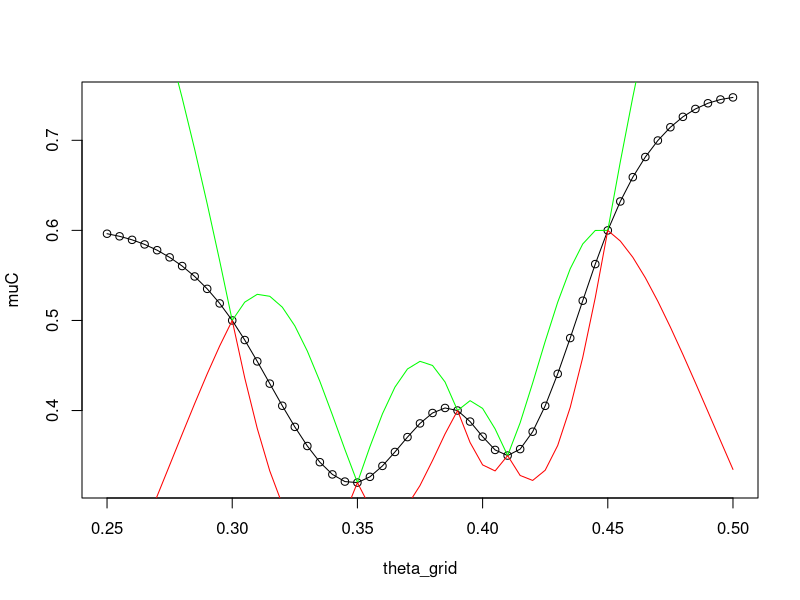
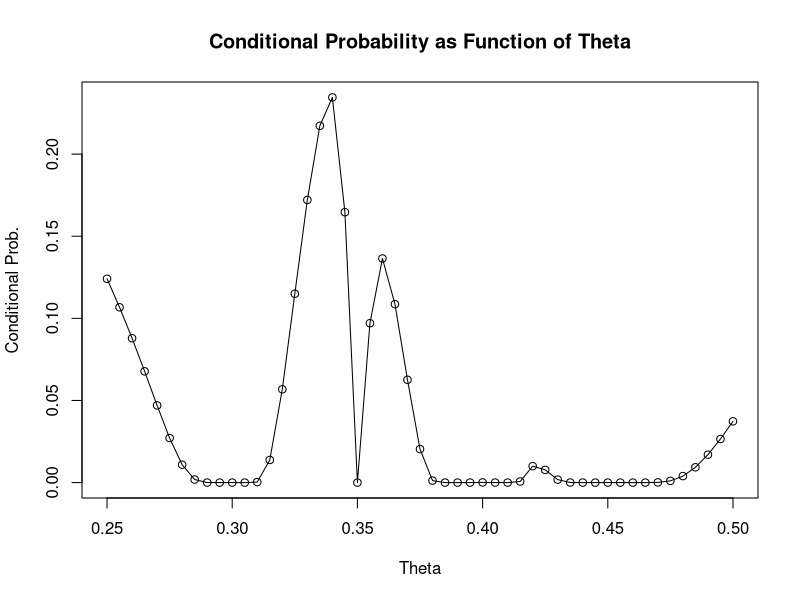
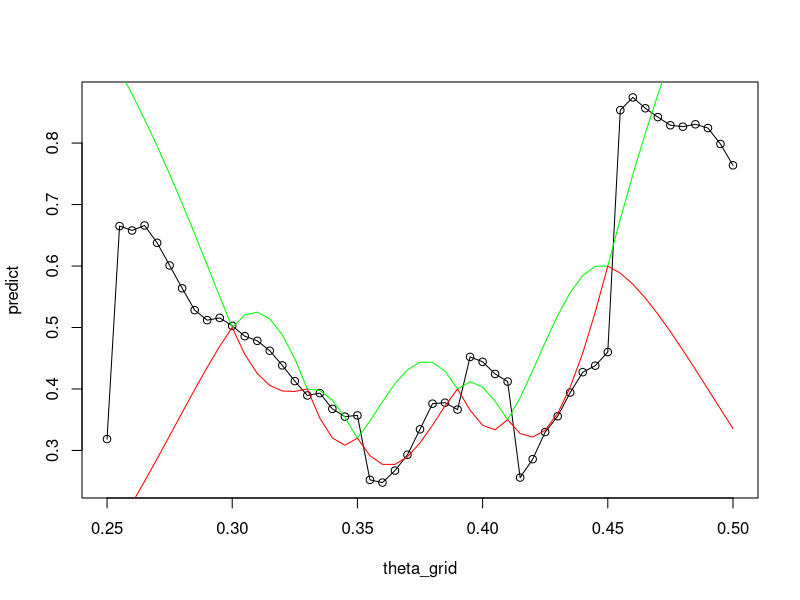
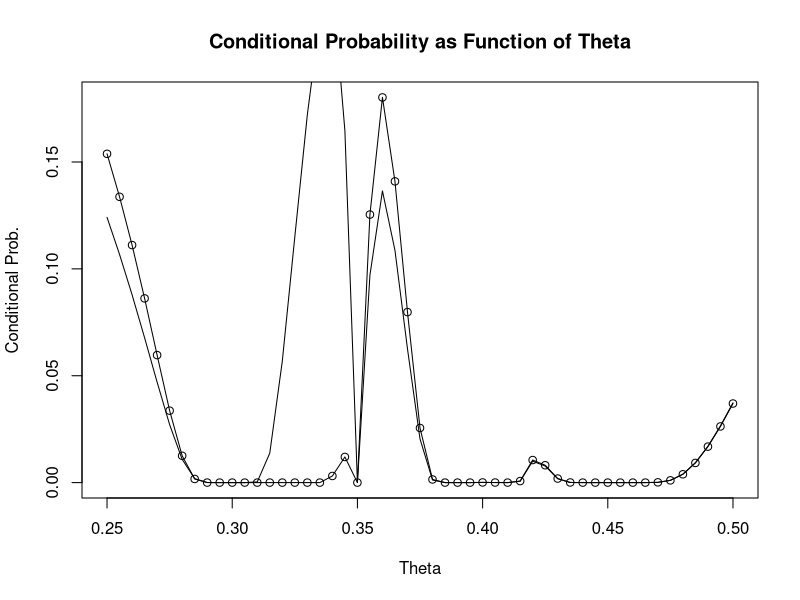

These charts were generated, in order, by the following R code:
#Project 2 Stochastic Modelling
#Promblem 2: Calibrating Climate Models

#2.a
std = 0.5
mu = 0.5
cov_function <- function(theta1, theta2){
  val = (1+15*abs(theta1 - theta2))*exp(-15*abs(theta1 -theta2)) * std^2
  return (val)
}

theta_grid = seq(from = 0.25, to = 0.50, by = 0.0049999)

#Known values
sample_points =  c(0.30,0.35,0.39,0.41,0.45)
sample_values = c(0.5, 0.32, 0.40, 0.35, 0.60)


#Function for creating covariance matrix
get_cov <-  function(vecA,vecB) {
  nA <- length(vecA)
  nB <- length(vecB)
  result <- matrix(nrow = nA, ncol = nB)
  for (i in 1:nA) {
    for (j in 1:nB) {
      result[i,j] = cov_function(vecA[i],vecB[j])
    }
  }
  return (result)
}

Sigma_AB <-  get_cov(theta_grid, sample_points)
Sigma_AA <-  get_cov(theta_grid, theta_grid)
Sigma_BB <- get_cov(sample_points, sample_points)


muA <-  rep(mu,length(theta_grid))
muB <- rep(mu,length(sample_points))

muC <- muA + Sigma_AB %*% solve(Sigma_BB) %*% (sample_values - muB)
Sigma_C <- Sigma_AA - Sigma_AB %*% solve(Sigma_BB) %*% t(Sigma_AB)


#Calculates a realization.
L = chol(Sigma_C)
z <- rnorm(length(theta_grid))
predict <- muC + L %*% z

#plot the conditional mean or a realization.
plot(theta_grid, muC)
lines(theta_grid, muC)

#prediction interval.
z005 = qnorm(0.95)

upper = muC + z005*sqrt(diag(Sigma_C))
lower = muC - z005*sqrt(diag(Sigma_C))

lines(theta_grid,upper, col = "green")
lines(theta_grid,lower, col = "red")



#2.b
y <- rep(0.30,length(theta_grid))
var_vec<- diag(Sigma_C)
std_vec <-  sqrt(var_vec)
standardize <- (y - muC) / std_vec
probs1 <- pnorm(standardize)

plot(theta_grid, probs1,
     main = "Conditional Probability as Function of Theta", 
     ylab = "Conditional Prob.",
     xlab = "Theta")
lines(theta_grid, probs1)

#2.c

#Same as in a), but with one more point.
sample_points =  c(0.30,0.35,0.39,0.41,0.45, 0.33)
sample_values = c(0.5, 0.32, 0.40, 0.35, 0.60, 0.40)

Sigma_AB <-  get_cov(theta_grid, sample_points)
Sigma_AA <-  get_cov(theta_grid, theta_grid)
Sigma_BB <- get_cov(sample_points, sample_points)


muA <-  rep(mu,length(theta_grid))
muB <- rep(mu,length(sample_points))

muC <- muA + Sigma_AB %*% solve(Sigma_BB) %*% (sample_values - muB)
muC
Sigma_C <- Sigma_AA - Sigma_AB %*% solve(Sigma_BB) %*% t(Sigma_AB)
Sigma_C


L = chol(Sigma_C)
z <- rnorm(length(theta_grid))
predict <- muC + L %*% z


plot(theta_grid, predict)
lines(theta_grid, predict)

#prediction interval
z005 = qnorm(0.95)

upper = muC + z005*sqrt(diag(Sigma_C))
lower = muC - z005*sqrt(diag(Sigma_C))

lines(theta_grid,upper, col = "green")
lines(theta_grid,lower, col = "red")


y <- rep(0.30,length(theta_grid))
var_vec<- diag(Sigma_C)
std_vec <-  sqrt(var_vec)
standardize <- (y - muC) / std_vec
probs2 <- pnorm(standardize)


plot(theta_grid, probs2,
     main = "Conditional Probability as Function of Theta", 
     ylab = "Conditional Prob.",
     xlab = "Theta")
lines(theta_grid, probs2)
lines(theta_grid, probs1)
